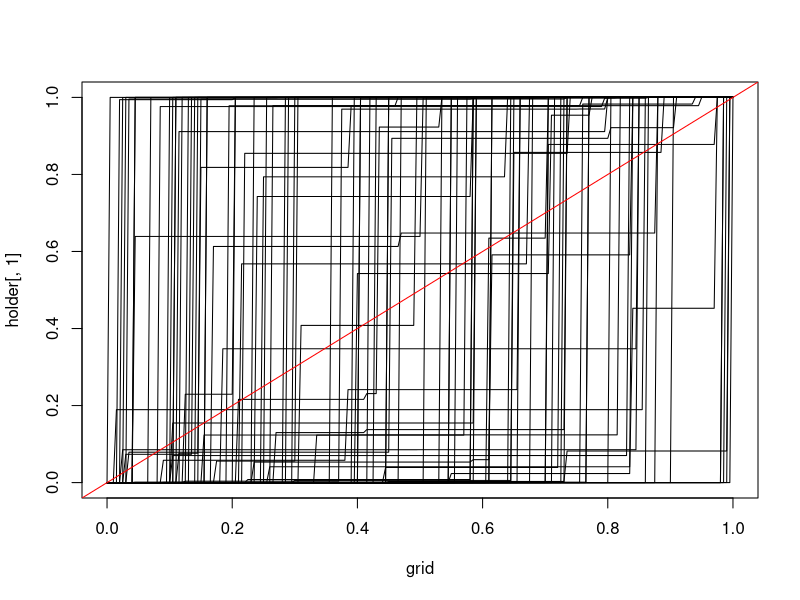
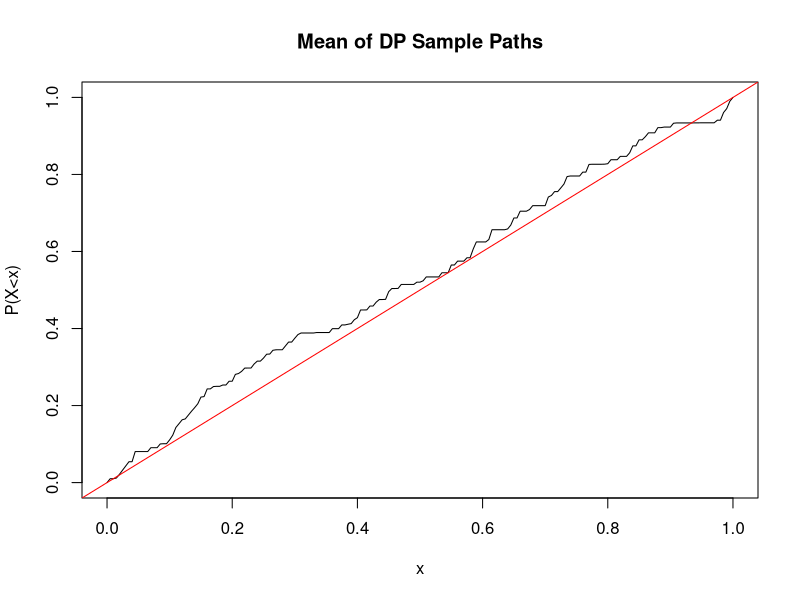

Reproduce these figures in R, in order.
how.many.times = 100
alpha.str = .1
grid.size.str = .005

many.runs = function(alpha = 2,
                     grid.size = .01){
  grid = seq(from = 0, to = 1, by = grid.size)
  
  
  # Cumulative Densities
  G = punif(grid,min=0, max=1)
  
  #initialization
  dir.param = numeric(length(G))
  
  
  # Dirichlet Parameters
  dir.param[1] = G[1]
  for (i in 2:length(G)) {
    dir.param[i] = G[i] - G[i-1]
  }
  
  dir.param.alpha = dir.param * alpha
  
  rand.samp = numeric(length(G))
  for (i in 1:length(G)) {
    rand.samp[i] = rgamma(1,shape = dir.param.alpha[i],rate = 1)
  }
  
  norm.rand.samp = rand.samp/sum(rand.samp)
  
  fixer = function(x){
    result = numeric(length(x))
    result[1] = x[1]
    for (i in 2:length(x)) {
      result[i] = sum(x[1:i])
    }
    return(result)
  }
  gimme = fixer(norm.rand.samp)
  return(gimme)
}

# +1 for the grid
holder = matrix(nrow = length(seq(from = 0, to = 1, by = grid.size.str)), ncol = how.many.times)
for (i in 1:how.many.times) {
  holder[,i] = many.runs(alpha = alpha.str,
                  grid.size = grid.size.str)
  
}
grid = seq(from = 0, to = 1, by = grid.size.str)

#plotting
plot(grid, holder[,1], type = "l")
for (i in 2:how.many.times) {
  lines(grid, holder[,i], type = "l")
}


abline(0,1, col = "red")

plot(grid, apply(holder,1, mean), type = "l", main = "Mean of DP Sample Paths", 
     xlab = "x", ylab = "P(X<x)")
abline(0,1, col = "red")
